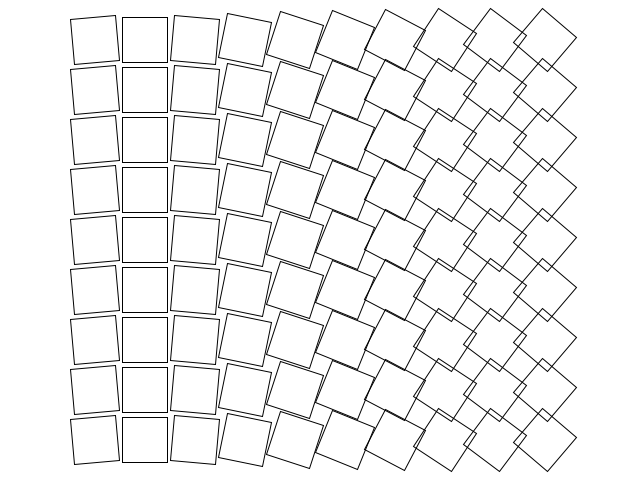
Frame 1 (no input)
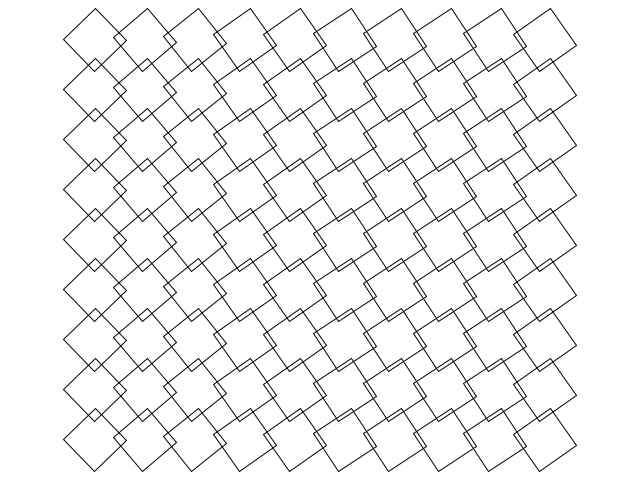
Frame 60 (the mouse pressed at the canvas centre just before this capture)
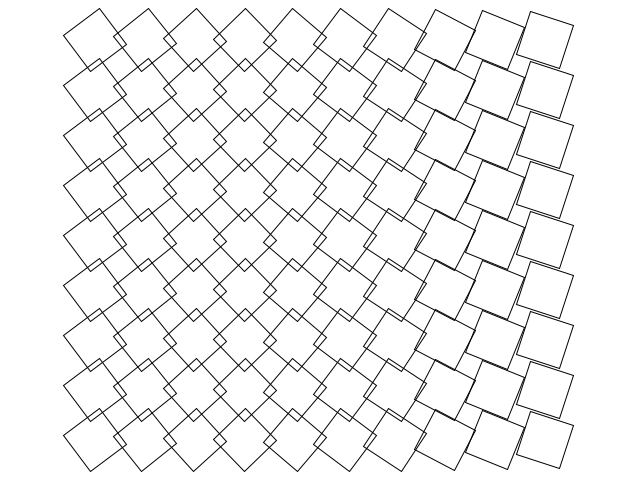
Frame 120 (the mouse held since frame 60 and released just before this capture)

The Processing sketch that drew these frames (run headless with seeded random() and noise(); from frame 60 on, the mouse is pressed at the canvas centre):

// Processing sketch: FunctionDisorder_05
// ── FunctionDisorder_05.pde
float mRotation;
final int WIDTH = 10;
final int HEIGHT = 9;
final float SCALE = 50.0f;
final float SPACING = 5.0f;

void setup() {
  size(640, 480);
  rectMode(CENTER); noFill();
  smooth();
}

void draw() {
  background(255);
  translate(
    ( width - SCALE * WIDTH ) / 2 + SCALE / 2,
    ( height - SCALE * HEIGHT) / 2 + SCALE / 2);
  mRotation += 1.0f / frameRate;
  for (int x = 0; x < WIDTH; x++) {   
   for (int y = 0; y < HEIGHT; y++) {
      pushMatrix();
      translate(x * SCALE, y * SCALE);
      rotate(sin(mRotation + float(x) / WIDTH - float(Y) / HEIGHT));
      rect(0, 0, SCALE - SPACING, SCALE - SPACING);
      popMatrix();
    }
  }
}
